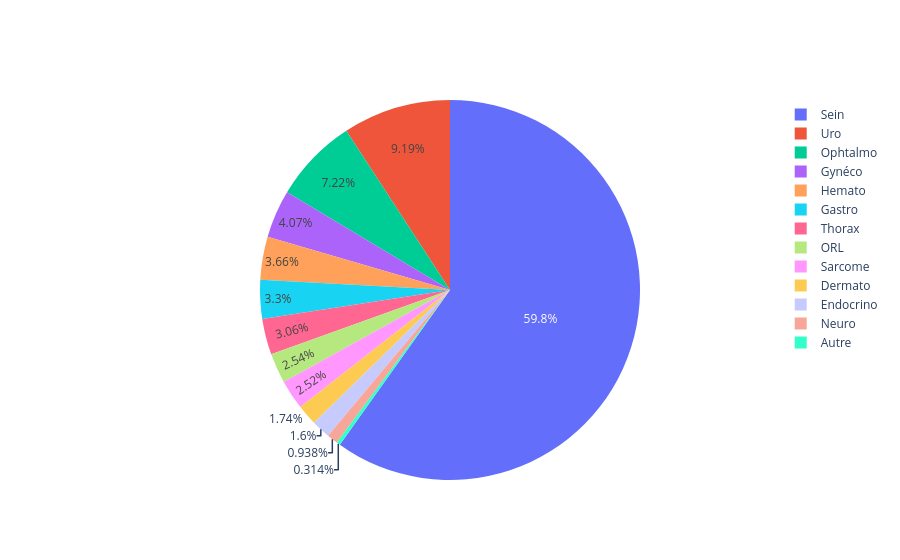

The code cell stored with this chart in its notebook:
### Code cell
fig = go.Figure(data=[go.Pie(labels=df_patho_count["Pathologie"], values=df_patho_count["count"])])
fig.show()

### Figure 1 — Plotly figure (JSON) as saved in the notebook; plotly's stock layout.template omitted (floating-point values rounded to 4 significant figures)
{"data": [{"labels": ["Sein", "Uro", "Ophtalmo", "Gynéco", "Hemato", "Gastro", "Thorax", "ORL", "Sarcome", "Dermato", "Endocrino", "Neuro", "Autre"], "type": "pie", "values": [34638, 5319, 4176, 2356, 2120, 1912, 1770, 1468, 1461, 1007, 926, 543, 182]}], "layout": {}}
